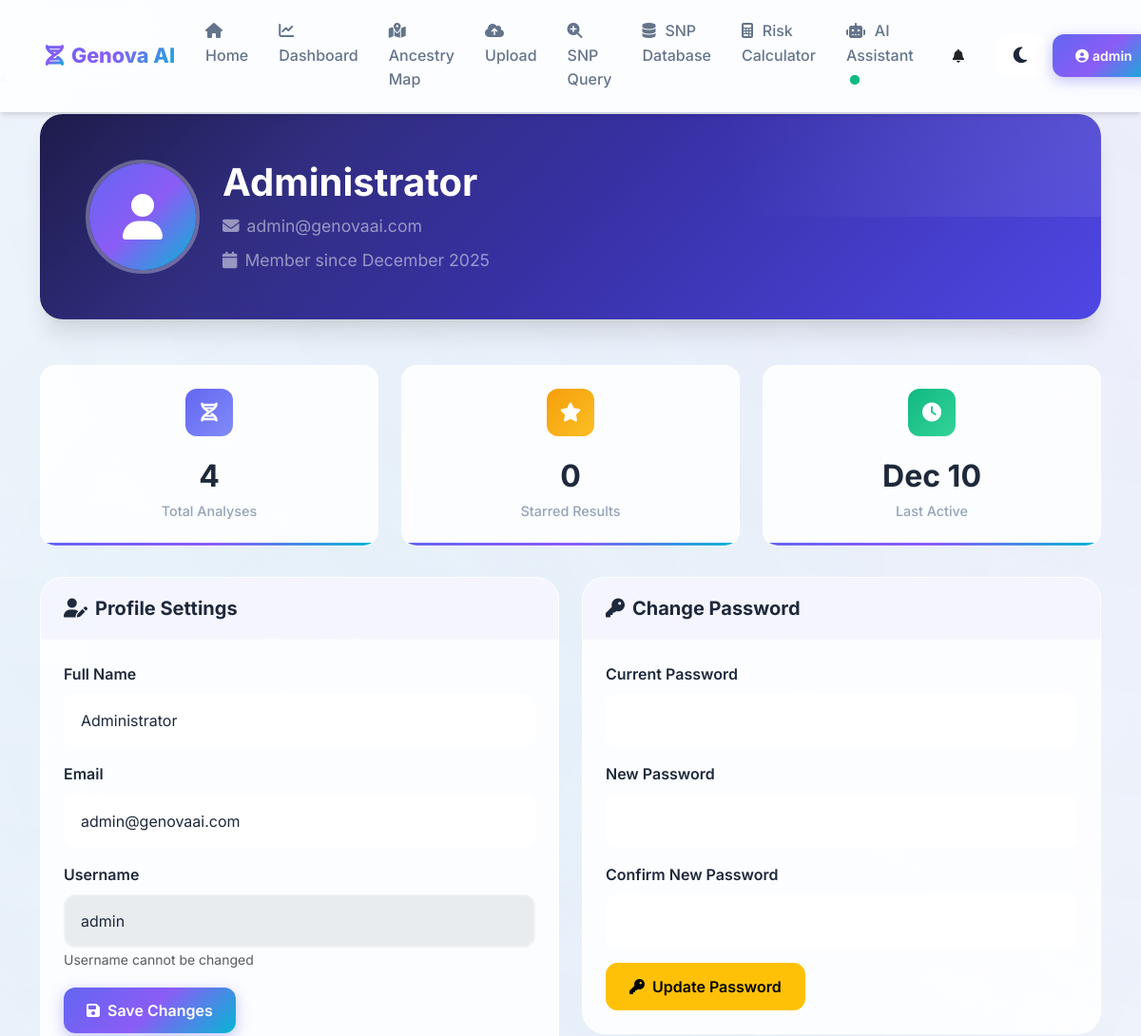
The page /profile (signed in, upper part) on the database as committed earlier.
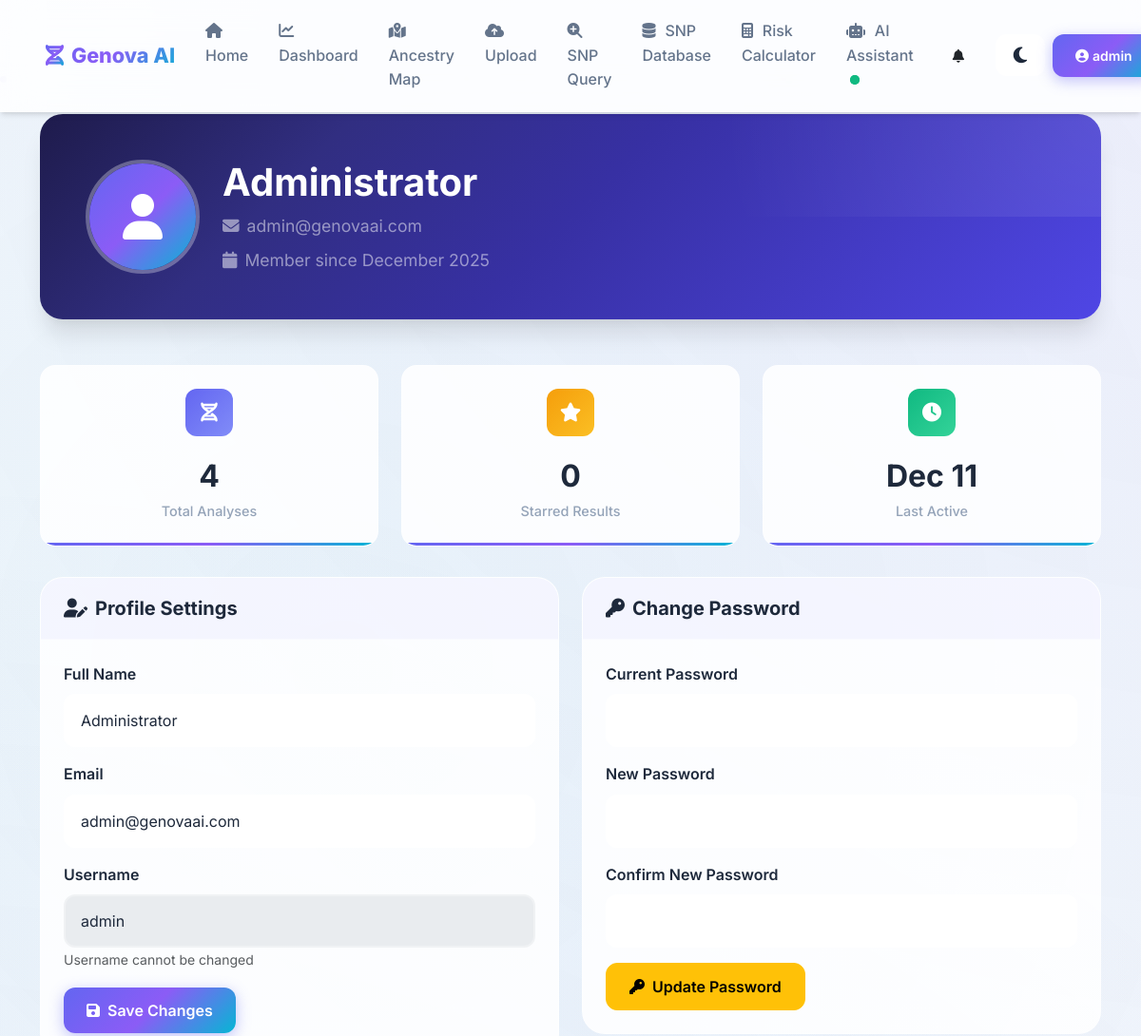
The same page on the database as committed later.
### database/models.py (models this page shows, shortened)
class User(UserMixin, db.Model):
    __tablename__ = 'users'
    id = db.Column(db.Integer, primary_key=True)
    username = db.Column(db.String(80), unique=True, nullable=False, index=True)
    email = db.Column(db.String(120), unique=True, nullable=False, index=True)
    password_hash = db.Column(db.String(256), nullable=False)
    full_name = db.Column(db.String(150))
    avatar_url = db.Column(db.String(500))
    created_at = db.Column(db.DateTime, default=datetime.utcnow)
    last_login = db.Column(db.DateTime)
    is_active = db.Column(db.Boolean, default=True)
    is_admin = db.Column(db.Boolean, default=False)
    analyses = db.relationship('AnalysisHistory', backref='user', lazy='dynamic', cascade='all, delete-orphan')

### routes/auth_routes.py (the view)
@auth_bp.route('/profile')
@login_required
def profile():
    from database import AnalysisHistory
    from sqlalchemy import or_
    base_query = AnalysisHistory.query.filter(
        or_(AnalysisHistory.user_id == current_user.id, AnalysisHistory.user_id == None)
    )
    total_analyses = base_query.count()
    starred_analyses = base_query.filter(AnalysisHistory.is_starred == True).count()
    recent_analyses = base_query.order_by(AnalysisHistory.created_at.desc()).limit(5).all()
    stats = {
        'total_analyses': total_analyses,
        'starred_analyses': starred_analyses,
        'recent_analyses': recent_analyses
    }
    return render_template('auth/profile.html', stats=stats)

### app.py (called while the page is built)
@login_manager.user_loader
def load_user(user_id):
    return User.query.get(int(user_id))

@app.context_processor
def inject_user():
    return dict(current_user=current_user)

### templates/auth/profile.html (shortened to what this page needs)
{% extends "base.html" %}
{% block content %}
<div class="container py-4">
    <section class="hero-section mb-5" data-aos="fade-up">
        <div class="d-flex align-items-center gap-4 flex-wrap">
            <div class="profile-avatar">
                {% if current_user.avatar_url %}
                <img src="{{ current_user.avatar_url }}" alt="{{ current_user.username }}" class="avatar-img">
                {% else %}
                <div class="avatar-placeholder">
                    <i class="fas fa-user fa-3x"></i>
                </div>
                {% endif %}
            </div>
            <div>
                <h1 class="display-5 fw-bold text-white mb-2">
                    {{ current_user.full_name or current_user.username }}
                </h1>
                <p class="text-white-50 mb-2">
                    <i class="fas fa-envelope me-2"></i>{{ current_user.email }}
                </p>
                <p class="text-white-50 mb-0">
                    <i class="fas fa-calendar me-2"></i>Member since {{ current_user.created_at.strftime('%B %Y') if current_user.created_at else 'N/A' }}
                </p>
            </div>
        </div>
    </section>
    <div class="row g-4">
        <div class="col-md-4" data-aos="fade-up" data-aos-delay="100">
            <div class="stat-card">
                <div class="stat-icon blue">
                    <i class="fas fa-dna"></i>
                </div>
                <div class="stat-value">{{ stats.total_analyses }}</div>
                <div class="stat-label">Total Analyses</div>
            </div>
        </div>
        <div class="col-md-4" data-aos="fade-up" data-aos-delay="200">
            <div class="stat-card">
                <div class="stat-icon gold">
                    <i class="fas fa-star"></i>
                </div>
                <div class="stat-value">{{ stats.starred_analyses }}</div>
                <div class="stat-label">Starred Results</div>
            </div>
        </div>
        <div class="col-md-4" data-aos="fade-up" data-aos-delay="300">
            <div class="stat-card">
                <div class="stat-icon green">
                    <i class="fas fa-clock"></i>
                </div>
                <div class="stat-value">{{ current_user.last_login.strftime('%b %d') if current_user.last_login else 'N/A' }}</div>
                <div class="stat-label">Last Active</div>
            </div>
        </div>
    </div>
    <div class="row g-4 mt-2">
        <div class="col-lg-6" data-aos="fade-up" data-aos-delay="400">
            <div class="profile-card">
                <div class="profile-card-header">
                    <h5 class="mb-0"><i class="fas fa-user-edit me-2"></i>Profile Settings</h5>
                </div>
                <div class="profile-card-body">
                    <form method="POST" action="{{ url_for('auth.update_profile') }}">
                        <div class="mb-3">
                            <label for="full_name" class="form-label">Full Name</label>
                            <input type="text" class="form-control" id="full_name" name="full_name"
                                   value="{{ current_user.full_name or '' }}">
                        </div>
                        <div class="mb-3">
                            <label for="email" class="form-label">Email</label>
                            <input type="email" class="form-control" id="email" name="email"
                                   value="{{ current_user.email }}">
                        </div>
                        <div class="mb-3">
                            <label class="form-label">Username</label>
                            <input type="text" class="form-control" value="{{ current_user.username }}" disabled>
                            <small class="text-muted">Username cannot be changed</small>
                        </div>
                        <button type="submit" class="btn btn-primary">
                            <i class="fas fa-save me-2"></i>Save Changes
                        </button>
                    </form>
                </div>
            </div>
        </div>
        <div class="col-lg-6" data-aos="fade-up" data-aos-delay="500">
            <div class="profile-card">
                <div class="profile-card-header">
                    <h5 class="mb-0"><i class="fas fa-key me-2"></i>Change Password</h5>
                </div>
                <div class="profile-card-body">
                    <form method="POST" action="{{ url_for('auth.change_password') }}">
                        <div class="mb-3">
                            <label for="current_password" class="form-label">Current Password</label>
                            <input type="password" class="form-control" id="current_password" name="current_password" required>
                        </div>
                        <div class="mb-3">
                            <label for="new_password" class="form-label">New Password</label>
                            <input type="password" class="form-control" id="new_password" name="new_password" required minlength="6">
                        </div>
                        <div class="mb-3">
                            <label for="confirm_password" class="form-label">Confirm New Password</label>
                            <input type="password" class="form-control" id="confirm_password" name="confirm_password" required>
                        </div>
                        <button type="submit" class="btn btn-warning">
                            <i class="fas fa-key me-2"></i>Update Password
                        </button>
                    </form>
                </div>
            </div>
        </div>
    </div>
</div>
{% endblock %}

### templates/base.html (shortened to what this page needs)
<!DOCTYPE html>
<html lang="en" data-bs-theme="light">
<head>
    <link href="https://cdn.jsdelivr.net/npm/bootstrap@5.3.0-alpha1/dist/css/bootstrap.min.css" rel="stylesheet">
    <link rel="stylesheet" href="https://cdnjs.cloudflare.com/ajax/libs/font-awesome/6.5.1/css/all.min.css" />
    <link href="https://unpkg.com/aos@2.3.1/dist/aos.css" rel="stylesheet">
    <link rel="stylesheet" href="{{ url_for('static', filename='css/styles.css') }}">
</head>
<body>
    <div class="animated-bg"></div>
    <nav class="navbar navbar-expand-lg fixed-top" id="mainNav">
        <div class="container-fluid px-4">
            <a class="navbar-brand" href="/">
                <i class="fas fa-dna"></i>
                <span>Genova AI</span>
            </a>
            <div class="collapse navbar-collapse" id="navbarCollapse">
                <ul class="navbar-nav mx-auto mb-2 mb-lg-0">
                    <li class="nav-item">
                        <a class="nav-link {% if request.path == '/' %}active{% endif %}" href="/">
                            <i class="fas fa-home"></i>
                            <span>Home</span>
                        </a>
                    </li>
                    <li class="nav-item">
                        <a class="nav-link {% if request.path == '/dashboard' %}active{% endif %}" href="/dashboard">
                            <i class="fas fa-chart-line"></i>
                            <span>Dashboard</span>
                        </a>
                    </li>
                    <li class="nav-item">
                        <a class="nav-link {% if request.path == '/ancestry-map' %}active{% endif %}" href="/ancestry-map">
                            <i class="fas fa-map-marked-alt"></i>
                            <span>Ancestry Map</span>
                        </a>
                    </li>
                    <li class="nav-item">
                        <a class="nav-link {% if request.path == '/upload' %}active{% endif %}" href="/upload">
                            <i class="fas fa-cloud-upload-alt"></i>
                            <span>Upload</span>
                        </a>
                    </li>
                    <li class="nav-item">
                        <a class="nav-link {% if request.path == '/snp_query' %}active{% endif %}" href="/snp_query">
                            <i class="fas fa-search-plus"></i>
                            <span>SNP Query</span>
                        </a>
                    </li>
                    <li class="nav-item">
                        <a class="nav-link {% if request.path == '/snp-database' %}active{% endif %}" href="/snp-database">
                            <i class="fas fa-database"></i>
                            <span>SNP Database</span>
                        </a>
                    </li>
                    <li class="nav-item">
                        <a class="nav-link {% if request.path == '/risk-calculator' %}active{% endif %}" href="/risk-calculator">
                            <i class="fas fa-calculator"></i>
                            <span>Risk Calculator</span>
                        </a>
                    </li>
                    <li class="nav-item">
                        <a class="nav-link {% if request.path == '/chat' %}active{% endif %}" href="/chat">
                            <i class="fas fa-robot"></i>
                            <span>AI Assistant</span>
                            <span class="pulse-dot ms-1"></span>
                        </a>
                    </li>
                </ul>
                <div class="d-flex align-items-center gap-2">
                    <div class="dropdown" id="notifications-dropdown">
                        <button class="btn btn-sm position-relative" type="button" data-bs-toggle="dropdown" aria-expanded="false" title="Notifications">
                            <i class="fas fa-bell"></i>
                        </button>
                    </div>
                    <button class="btn btn-sm" id="theme-toggle" title="Toggle theme">
                        <i class="fas fa-moon" id="dark-icon"></i>
                    </button>
                    {% if current_user.is_authenticated %}
                    <div class="dropdown">
                        <button class="btn btn-sm btn-primary dropdown-toggle" type="button" data-bs-toggle="dropdown">
                            <i class="fas fa-user-circle me-1"></i>{{ current_user.username }}
                        </button>
                    </div>
                    {% else %}
                    <a href="/login" class="btn btn-sm btn-outline-primary">
                        <i class="fas fa-sign-in-alt me-1"></i>Login
                    </a>
                    {% endif %}
                </div>
            </div>
        </div>
    </nav>
    <div class="container-fluid">
        <div class="row">
            <main class="col-12 px-md-4 py-3">
                <div class="page-content fade-in">
                    {% block content %}{% endblock %}
                </div>
            </main>
        </div>
    </div>
</body>
</html>

### templates/base.html (style rules this page uses)
body:not(.modal-open) { overflow: auto !important; padding-right: 0 !important; }

### templates/auth/profile.html (style rules this page uses)
.profile-avatar { width: 120px; height: 120px; border-radius: 50%; overflow: hidden; border: 4px solid rgba(255, 255, 255, 0.3); }
.avatar-placeholder { width: 100%; height: 100%; background: var(--gradient-primary); display: flex; align-items: center; justify-content: center; color: white; }
.stat-card { background: var(--glass-bg); backdrop-filter: blur(20px); border-radius: var(--radius-lg); border: 1px solid var(--glass-border); padding: 1.5rem; text-align: center; transition: all 0.3s ease; }
.stat-icon { width: 50px; height: 50px; border-radius: 12px; display: flex; align-items: center; justify-content: center; margin: 0 auto 1rem; font-size: 1.25rem; color: white; }
.stat-icon.blue { background: linear-gradient(135deg, #6366f1, #818cf8); }
.stat-icon.gold { background: linear-gradient(135deg, #f59e0b, #fbbf24); }
.stat-icon.green { background: linear-gradient(135deg, #10b981, #34d399); }
.stat-value { font-size: 2rem; font-weight: 700; color: var(--text-primary); }
.stat-label { color: var(--text-muted); font-size: 0.9rem; }
.profile-card { background: var(--glass-bg); backdrop-filter: blur(20px); border-radius: var(--radius-xl); border: 1px solid var(--glass-border); overflow: hidden; }
.profile-card-header { padding: 1.25rem 1.5rem; border-bottom: 1px solid var(--glass-border); background: rgba(99, 102, 241, 0.05); }
.profile-card-body { padding: 1.5rem; }

Rows that differ between the two databases and show on the page:
changed User "Administrator": last_login "Dec 10" → "Dec 11"
